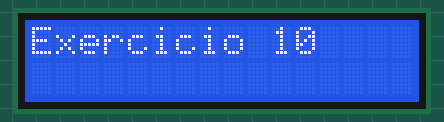
Recording of a sketch running on a simulated Arduino Uno, built with avr-gcc and run on an emulated ATmega328P. Shown: 16×2 character LCD. What the sketch prints to the serial monitor is not drawn.

Above: at 0.1 s.
At 2.2 s:
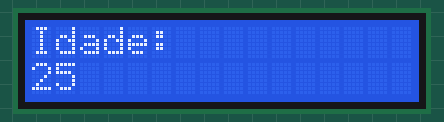
At 4.2 s:
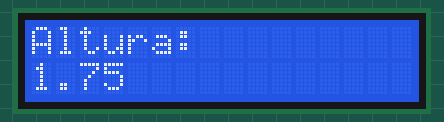
At 6.2 s:
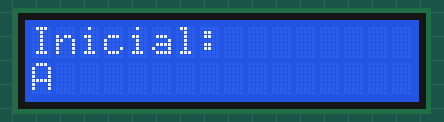
At 8.2 s:
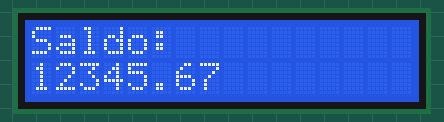
At 10.2 s:
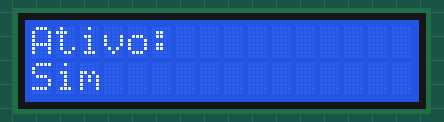

The sketch:

Exercicio_9_ler_dados_utilizador.ino
```cpp
#include <Arduino.h>
#include <LiquidCrystal.h>

// Define os pinos de conexão com o LCD
const int rs = 11;
const int en = 12;
const int d4 = 5;
const int d5 = 4;
const int d6 = 3;
const int d7 = 2;

// Inicializa o objeto LiquidCrystal com os pinos definidos
LiquidCrystal lcd(rs, en, d4, d5, d6, d7);

void setup() {
  // Inicializa a comunicação serial
  Serial.begin(9600);

  // Inicializa o LCD
  lcd.begin(16, 2); // Configura o LCD com 16 colunas e 2 linhas

  // Exibe "Exercicio 10" no LCD
  lcd.clear();
  lcd.setCursor(0, 0);
  lcd.print("Exercicio 10");
  delay(2000); // Aguarda 2 segundos para exibir o título

  // Declara variáveis com nomes significativos
  int idade = 25;               // Idade de uma pessoa
  float altura = 1.75;          // Altura em metros
  char inicial = 'A';           // Inicial do nome
  double saldo = 12345.67;      // Saldo bancário
  bool ativo = true;            // Status de atividade (ativo/inativo)

  // Exibe os valores no monitor serial
  Serial.println("Exercicio 10: Nomeacao de Variaveis");
  Serial.print("Idade: ");
  Serial.println(idade);
  Serial.print("Altura: ");
  Serial.println(altura);
  Serial.print("Inicial: ");
  Serial.println(inicial);
  Serial.print("Saldo: ");
  Serial.println(saldo);
  Serial.print("Ativo: ");
  Serial.println(ativo ? "Sim" : "Nao");

  // Exibe os valores no LCD (um por vez)
  lcd.clear();
  lcd.setCursor(0, 0);
  lcd.print("Idade:");
  lcd.setCursor(0, 1);
  lcd.print(idade);
  delay(2000);

  lcd.clear();
  lcd.setCursor(0, 0);
  lcd.print("Altura:");
  lcd.setCursor(0, 1);
  lcd.print(altura);
  delay(2000);

  lcd.clear();
  lcd.setCursor(0, 0);
  lcd.print("Inicial:");
  lcd.setCursor(0, 1);
  lcd.print(inicial);
  delay(2000);

  lcd.clear();
  lcd.setCursor(0, 0);
  lcd.print("Saldo:");
  lcd.setCursor(0, 1);
  lcd.print(saldo);
  delay(2000);

  lcd.clear();
  lcd.setCursor(0, 0);
  lcd.print("Ativo:");
  lcd.setCursor(0, 1);
  lcd.print(ativo ? "Sim" : "Nao");
  delay(2000);
}

void loop() {
  // Não é necessário repetir nada no loop
}
```

Measured:
- what the display in image 1 shows lasts 2.0 s, from 2.1 s to 4.1 s
